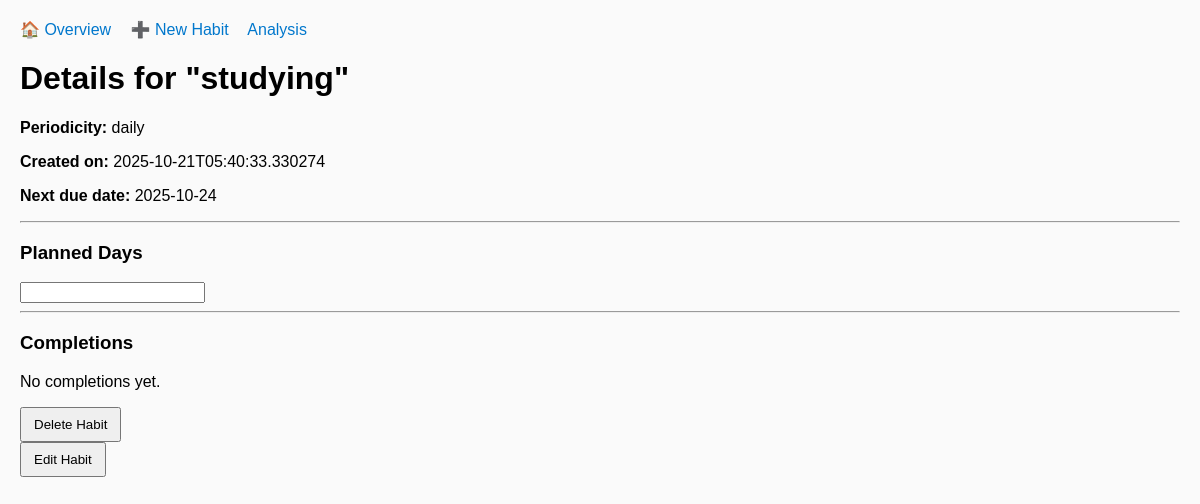
The app's page /habit/13, older data.
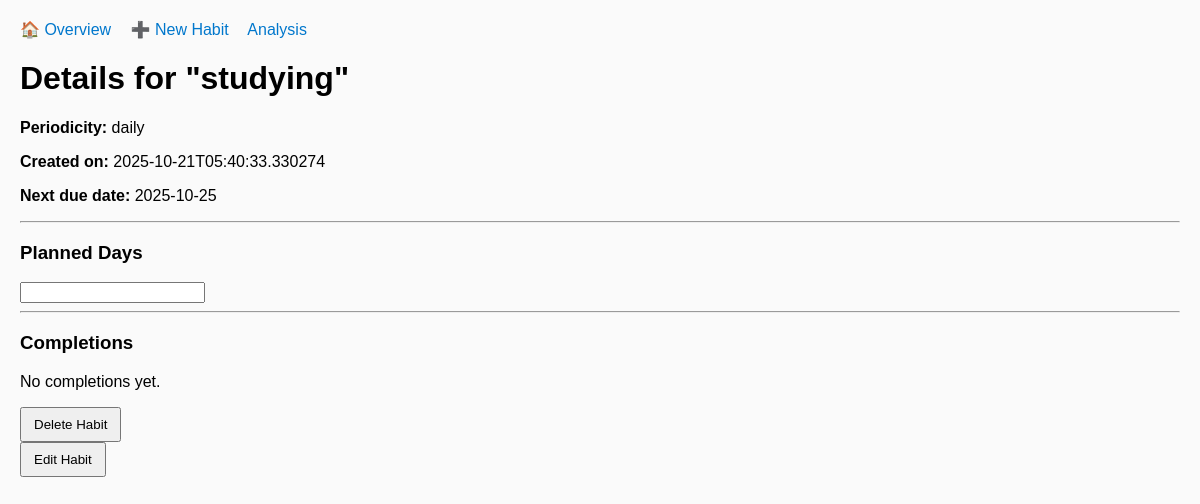
The same page, newer data.
### tables this page shows
CREATE TABLE habits (
            id INTEGER PRIMARY KEY AUTOINCREMENT,
            name TEXT NOT NULL,
            periodicity TEXT CHECK(periodicity IN ('daily','weekly','monthly','yearly')),
            created_at TEXT NOT NULL,
            start_date TEXT,
            due_date TEXT,
            active_days TEXT,
            completed INTEGER DEFAULT 0
        );

### app.py (the view)
@app.route("/habit/<int:habit_id>")
def habit_detail(habit_id):
    habit = manager.get_habit_by_id(habit_id)
    if not habit:
        return "Habit not found", 404
    selected_dates = habit.active_days if habit.active_days else []
    completions = manager.get_completions(habit_id)
    return render_template("detail.html", habit=habit, selected_dates=selected_dates, completions=completions)

### habit.py (called while the page is built)
    @classmethod
    def from_row(cls, row):
        return cls(**dict(row))

### habit_manager.py (called while the page is built)
    def get_habit_by_id(self, habit_id):
        conn = get_connection()
        c = conn.cursor()
        c.execute("SELECT * FROM habits WHERE id = ?", (habit_id,))
        row = c.fetchone()
        conn.close()
        return Habit.from_row(row) if row else None

    def get_completions(self, habit_id):
        conn = get_connection()
        c = conn.cursor()
        c.execute("SELECT completed_at FROM completions WHERE habit_id = ? ORDER BY completed_at", (habit_id,))
        rows = [r["completed_at"] for r in c.fetchall()]
        conn.close()
        return rows

### storage.py (called while the page is built)
def get_connection():
    conn = sqlite3.connect(DB_NAME, timeout=10)
    conn.row_factory = sqlite3.Row
    return conn

### templates/detail.html (shortened to what this page needs)
{% extends "base.html" %}
{% block content %}
<h1>Details for "{{ habit.name }}"</h1>
<div class="habit-info">
    <p><strong>Periodicity:</strong> {{ habit.periodicity }}</p>
    <p><strong>Created on:</strong> {{ habit.created_at }}</p>
    <p><strong>Next due date:</strong> {{ habit.due_date or '–' }}</p>
</div>
<hr>
<h3>Planned Days</h3>
<input type="text" id="habit_calendar" readonly>
<hr>
<h3>Completions</h3>
{% if completions %}
    <ul>
    {% for c in completions %}
        <li>{{ c }}</li>
    {% endfor %}
    </ul>
{% else %}
    <p>No completions yet.</p>
{% endif %}
<form action="{{ url_for('delete_habit_route', habit_id=habit.id) }}" onsubmit="return confirm('Do you really want to delete this habit?');">
    <button type="submit" class="btn btn-danger">Delete Habit</button>
</form>
<form action="{{ url_for('edit_habit', habit_id=habit.id) }}">
    <button type="submit" class="btn btn-danger">Edit Habit</button>
</form>
{% endblock %}

Row changes from the older to the newer data that the page shows:
changed habits "studying": due_date "2025-10-24" → "2025-10-25"
